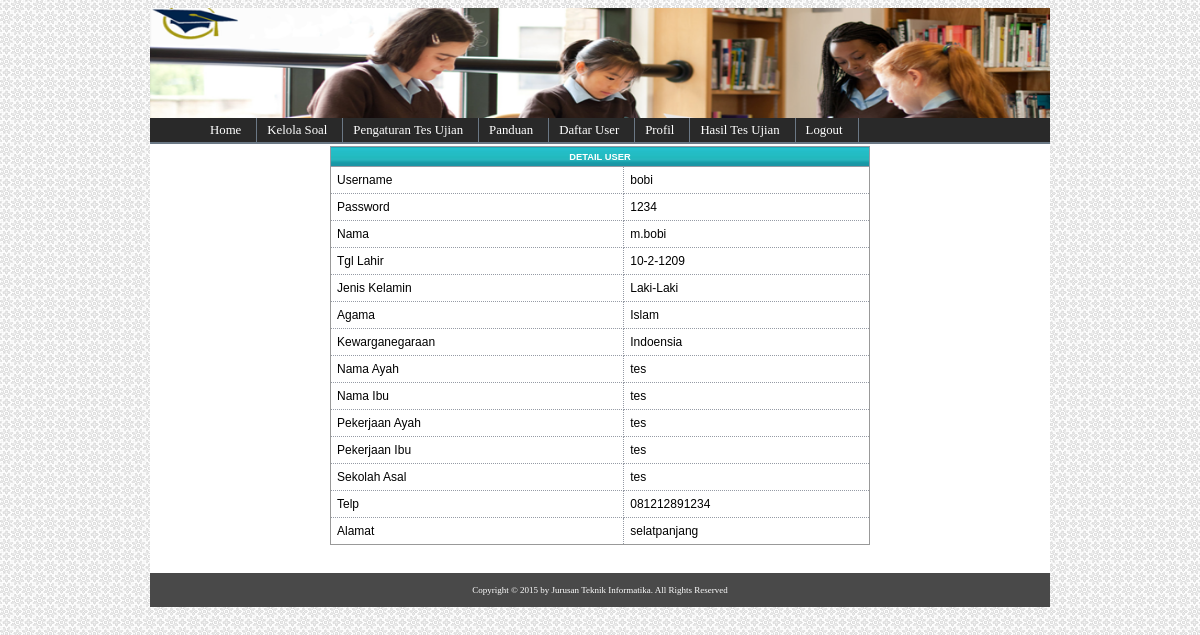
The page /adminweb/media.php?module=users&act=lihat&id=41 (signed in) on the database its author committed.
### tables this page shows
CREATE TABLE IF NOT EXISTS `tbl_user` (
  `id_user` int(11) NOT NULL AUTO_INCREMENT,
  `username` varchar(40) NOT NULL,
  `password` varchar(40) NOT NULL,
  `nama` text NOT NULL,
  `tgl_lahir` varchar(30) NOT NULL,
  `jk` varchar(20) NOT NULL,
  `agama` varchar(40) NOT NULL,
  `kwgn` varchar(40) NOT NULL,
  `nama_ayah` varchar(40) NOT NULL,
  `nama_ibu` varchar(40) NOT NULL,
  `pekerjaan_ayah` varchar(40) NOT NULL,
  `pekerjaan_ibu` varchar(40) NOT NULL,
  `sekolah_asal` varchar(50) NOT NULL,
  `telp` varchar(13) NOT NULL,
  `alamat` text NOT NULL,
  `statusaktif` enum('Y','N') NOT NULL DEFAULT 'Y',
  PRIMARY KEY (`id_user`)
);

### adminweb/modul/mod_users/users.php (the view, shortened to what this page needs)
<?php
switch($_GET['act']){
	case "lihat":
	     $tampil = mysql_query("SELECT * FROM tbl_user WHERE id_user='$_GET[id]'");
		$t=mysql_fetch_array($tampil);
		echo "
  <table width='60%'>
    <tr><th colspan=2 align='center'>DETAIL USER</th></tr>
    <tr><td>Username</td><td>$t[username]</td></tr>
    <tr><td>Password</td><td>$t[password]</td></tr>
    <tr><td>Nama</td><td>$t[nama]</td></tr>
    <tr><td>Tgl Lahir </td><td>$t[tgl_lahir]</td></tr>
    <tr><td>Jenis Kelamin </td><td>$t[jk]</td> </tr>
    <tr><td>Agama</td><td>$t[agama]</td></tr>
    <tr><td>Kewarganegaraan</td><td>$t[kwgn]</td></tr>
    <tr><td>Nama Ayah </td><td>$t[nama_ayah]</td></tr>
    <tr><td>Nama Ibu </td><td>$t[nama_ibu]</td></tr>
    <tr><td>Pekerjaan Ayah</td><td>$t[pekerjaan_ayah]</td></tr>
    <tr><td>Pekerjaan Ibu </td><td>$t[pekerjaan_ibu]</td></tr>
    <tr><td>Sekolah Asal </td><td>$t[sekolah_asal]</td></tr>
    <tr> <td>Telp</td><td>$t[telp]</td></tr>
    <tr><td>Alamat</td><td>$t[alamat]</td></tr>
  </table>";
	break;
}
?>

### adminweb/style.css (style rules this page uses)
body { font-family: Tahoma; background:url('images/page_bg.jpg'); text-align: center; }
table { font-family: Verdana, Arial, Helvetica, sans-serif; font-size: 9pt; border-width: 1px; border-style: solid; border-color: #999999; border-collapse: collapse; margin: 10px 0px; }
th { color: #FFFFFF; font-size: 7pt; text-transform: uppercase; text-align: center; padding: 0.5em; border-width: 1px; border-style: solid; border-color: #969BA5; border-collapse: collapse; background:url(../css/images/bg_menutop.jpg); }
td { padding: 0.5em; vertical-align: top; border-width: 1px; border-style: dotted; border-color: #969BA5; border-collapse: collapse; }

### rows shown on the page
tbl_user: username "bobi", password "1234", nama "m.bobi", tgl_lahir "10-2-1209", jk "Laki-Laki", agama "Islam", kwgn "Indoensia", nama_ayah "tes", nama_ibu "tes", pekerjaan_ayah "tes", pekerjaan_ibu "tes", sekolah_asal "tes", telp "081212891234", alamat "selatpanjang"
